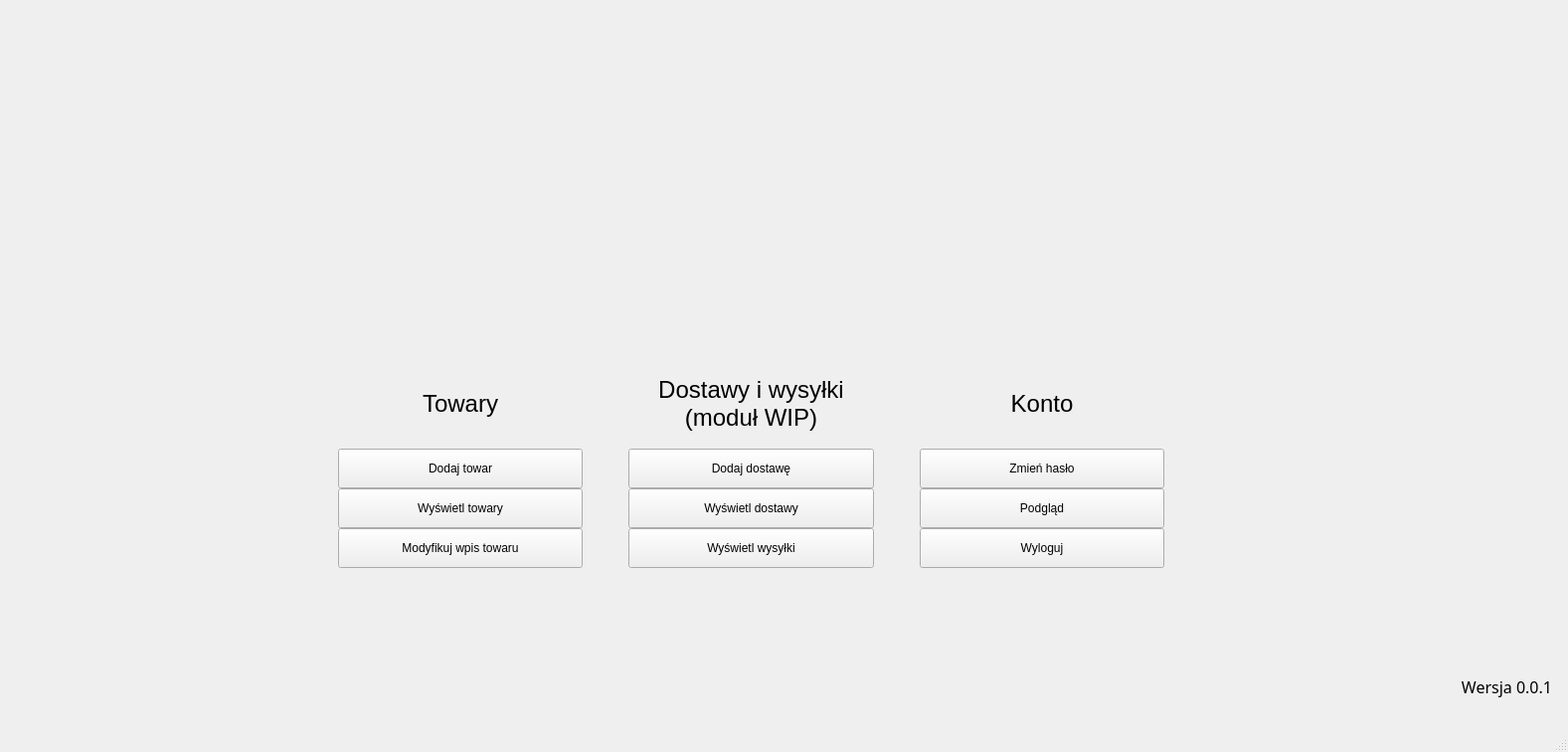
<?xml version="1.0" encoding="UTF-8"?>
<ui version="4.0">
 <class>DashboardWindow</class>
 <widget class="QMainWindow" name="DashboardWindow">
  <property name="geometry">
   <rect>
    <x>0</x>
    <y>0</y>
    <width>1577</width>
    <height>756</height>
   </rect>
  </property>
  <property name="windowTitle">
   <string>MainWindow</string>
  </property>
  <widget class="QWidget" name="centralwidget">
   <widget class="QLabel" name="ProjectVersionText">
    <property name="geometry">
     <rect>
      <x>1440</x>
      <y>670</y>
      <width>121</width>
      <height>41</height>
     </rect>
    </property>
    <property name="font">
     <font>
      <family>Rockwell</family>
      <pointsize>12</pointsize>
     </font>
    </property>
    <property name="text">
     <string>Wersja 0.0.1</string>
    </property>
    <property name="alignment">
     <set>Qt::AlignmentFlag::AlignRight|Qt::AlignmentFlag::AlignTrailing|Qt::AlignmentFlag::AlignVCenter</set>
    </property>
   </widget>
   <widget class="QStackedWidget" name="MainWidgetSwitcher">
    <property name="geometry">
     <rect>
      <x>210</x>
      <y>20</y>
      <width>1121</width>
      <height>671</height>
     </rect>
    </property>
    <property name="currentIndex">
     <number>3</number>
    </property>
    <widget class="QWidget" name="SetNewPassPage"/>
    <widget class="QWidget" name="AddArticlePage"/>
    <widget class="QWidget" name="ArticleListDisplayPage"/>
    <widget class="QWidget" name="MainPage">
     <widget class="QWidget" name="horizontalLayoutWidget">
      <property name="geometry">
       <rect>
        <x>130</x>
        <y>340</y>
        <width>831</width>
        <height>211</height>
       </rect>
      </property>
      <layout class="QHBoxLayout" name="horizontalLayout">
       <item>
        <layout class="QVBoxLayout" name="verticalLayout">
         <property name="spacing">
          <number>0</number>
         </property>
         <item>
          <widget class="QLabel" name="label">
           <property name="font">
            <font>
             <pointsize>18</pointsize>
            </font>
           </property>
           <property name="text">
            <string>Towary</string>
           </property>
           <property name="alignment">
            <set>Qt::AlignmentFlag::AlignCenter</set>
           </property>
          </widget>
         </item>
         <item>
          <widget class="QPushButton" name="AddNewArticleButton">
           <property name="sizePolicy">
            <sizepolicy hsizetype="Minimum" vsizetype="Maximum">
             <horstretch>0</horstretch>
             <verstretch>0</verstretch>
            </sizepolicy>
           </property>
           <property name="maximumSize">
            <size>
             <width>16777215</width>
             <height>40</height>
            </size>
           </property>
           <property name="text">
            <string>Dodaj towar</string>
           </property>
          </widget>
         </item>
         <item>
          <widget class="QPushButton" name="ShowArticlesButton">
           <property name="sizePolicy">
            <sizepolicy hsizetype="Minimum" vsizetype="Maximum">
             <horstretch>0</horstretch>
             <verstretch>0</verstretch>
            </sizepolicy>
           </property>
           <property name="maximumSize">
            <size>
             <width>16777215</width>
             <height>40</height>
            </size>
           </property>
           <property name="text">
            <string>Wyświetl towary</string>
           </property>
          </widget>
         </item>
         <item>
          <widget class="QPushButton" name="ModifyArticleButton">
           <property name="maximumSize">
            <size>
             <width>16777215</width>
             <height>40</height>
            </size>
           </property>
           <property name="text">
            <string>Modyfikuj wpis towaru</string>
           </property>
          </widget>
         </item>
        </layout>
       </item>
       <item>
        <spacer name="verticalSpacer">
         <property name="orientation">
          <enum>Qt::Orientation::Horizontal</enum>
         </property>
         <property name="sizeType">
          <enum>QSizePolicy::Policy::Maximum</enum>
         </property>
         <property name="sizeHint" stdset="0">
          <size>
           <width>40</width>
           <height>20</height>
          </size>
         </property>
        </spacer>
       </item>
       <item>
        <layout class="QVBoxLayout" name="verticalLayout_2">
         <property name="spacing">
          <number>0</number>
         </property>
         <item>
          <widget class="QLabel" name="label_2">
           <property name="font">
            <font>
             <pointsize>18</pointsize>
            </font>
           </property>
           <property name="text">
            <string>Dostawy i wysyłki 
(moduł WIP)</string>
           </property>
           <property name="alignment">
            <set>Qt::AlignmentFlag::AlignCenter</set>
           </property>
          </widget>
         </item>
         <item>
          <widget class="QPushButton" name="AddNewDeliveryButton">
           <property name="sizePolicy">
            <sizepolicy hsizetype="Minimum" vsizetype="Maximum">
             <horstretch>0</horstretch>
             <verstretch>0</verstretch>
            </sizepolicy>
           </property>
           <property name="maximumSize">
            <size>
             <width>16777215</width>
             <height>40</height>
            </size>
           </property>
           <property name="text">
            <string>Dodaj dostawę</string>
           </property>
           <property name="checkable">
            <bool>false</bool>
           </property>
           <property name="checked">
            <bool>false</bool>
           </property>
           <property name="autoDefault">
            <bool>false</bool>
           </property>
           <property name="default">
            <bool>false</bool>
           </property>
           <property name="flat">
            <bool>false</bool>
           </property>
          </widget>
         </item>
         <item>
          <widget class="QPushButton" name="ShowDeliveriesButton">
           <property name="maximumSize">
            <size>
             <width>16777215</width>
             <height>40</height>
            </size>
           </property>
           <property name="text">
            <string>Wyświetl dostawy</string>
           </property>
          </widget>
         </item>
         <item>
          <widget class="QPushButton" name="ShowShipmentsButton">
           <property name="maximumSize">
            <size>
             <width>16777215</width>
             <height>40</height>
            </size>
           </property>
           <property name="text">
            <string>Wyświetl wysyłki</string>
           </property>
          </widget>
         </item>
        </layout>
       </item>
       <item>
        <spacer name="verticalSpacer_2">
         <property name="orientation">
          <enum>Qt::Orientation::Horizontal</enum>
         </property>
         <property name="sizeType">
          <enum>QSizePolicy::Policy::Maximum</enum>
         </property>
         <property name="sizeHint" stdset="0">
          <size>
           <width>40</width>
           <height>20</height>
          </size>
         </property>
        </spacer>
       </item>
       <item>
        <layout class="QVBoxLayout" name="verticalLayout_3">
         <property name="spacing">
          <number>0</number>
         </property>
         <item>
          <widget class="QLabel" name="label_3">
           <property name="font">
            <font>
             <pointsize>18</pointsize>
            </font>
           </property>
           <property name="text">
            <string>Konto</string>
           </property>
           <property name="alignment">
            <set>Qt::AlignmentFlag::AlignCenter</set>
           </property>
          </widget>
         </item>
         <item>
          <widget class="QPushButton" name="ChangePasswordButton">
           <property name="sizePolicy">
            <sizepolicy hsizetype="Minimum" vsizetype="Maximum">
             <horstretch>0</horstretch>
             <verstretch>0</verstretch>
            </sizepolicy>
           </property>
           <property name="maximumSize">
            <size>
             <width>16777215</width>
             <height>40</height>
            </size>
           </property>
           <property name="text">
            <string>Zmień hasło</string>
           </property>
          </widget>
         </item>
         <item>
          <widget class="QPushButton" name="ShowAccountDetailsButton">
           <property name="maximumSize">
            <size>
             <width>16777215</width>
             <height>40</height>
            </size>
           </property>
           <property name="text">
            <string>Podgląd</string>
           </property>
          </widget>
         </item>
         <item>
          <widget class="QPushButton" name="LogoutButton">
           <property name="maximumSize">
            <size>
             <width>16777215</width>
             <height>40</height>
            </size>
           </property>
           <property name="text">
            <string>Wyloguj</string>
           </property>
          </widget>
         </item>
        </layout>
       </item>
      </layout>
     </widget>
     <widget class="QLabel" name="WarewiseLogo">
      <property name="enabled">
       <bool>true</bool>
      </property>
      <property name="geometry">
       <rect>
        <x>410</x>
        <y>10</y>
        <width>271</width>
        <height>271</height>
       </rect>
      </property>
      <property name="maximumSize">
       <size>
        <width>400</width>
        <height>400</height>
       </size>
      </property>
      <property name="text">
       <string/>
      </property>
      <property name="pixmap">
       <pixmap resource="AppResources.qrc">:/resources/WareWiseLogo.png</pixmap>
      </property>
      <property name="scaledContents">
       <bool>true</bool>
      </property>
      <property name="alignment">
       <set>Qt::AlignmentFlag::AlignCenter</set>
      </property>
     </widget>
    </widget>
   </widget>
  </widget>
  <widget class="QMenuBar" name="menubar">
   <property name="geometry">
    <rect>
     <x>0</x>
     <y>0</y>
     <width>1577</width>
     <height>22</height>
    </rect>
   </property>
  </widget>
  <widget class="QStatusBar" name="statusbar"/>
 </widget>
 <tabstops>
  <tabstop>AddNewArticleButton</tabstop>
  <tabstop>ShowArticlesButton</tabstop>
  <tabstop>ModifyArticleButton</tabstop>
  <tabstop>AddNewDeliveryButton</tabstop>
  <tabstop>ShowDeliveriesButton</tabstop>
  <tabstop>ShowShipmentsButton</tabstop>
  <tabstop>ChangePasswordButton</tabstop>
  <tabstop>ShowAccountDetailsButton</tabstop>
  <tabstop>LogoutButton</tabstop>
 </tabstops>
 <resources>
  <include location="AppResources.qrc"/>
 </resources>
 <connections/>
</ui>
